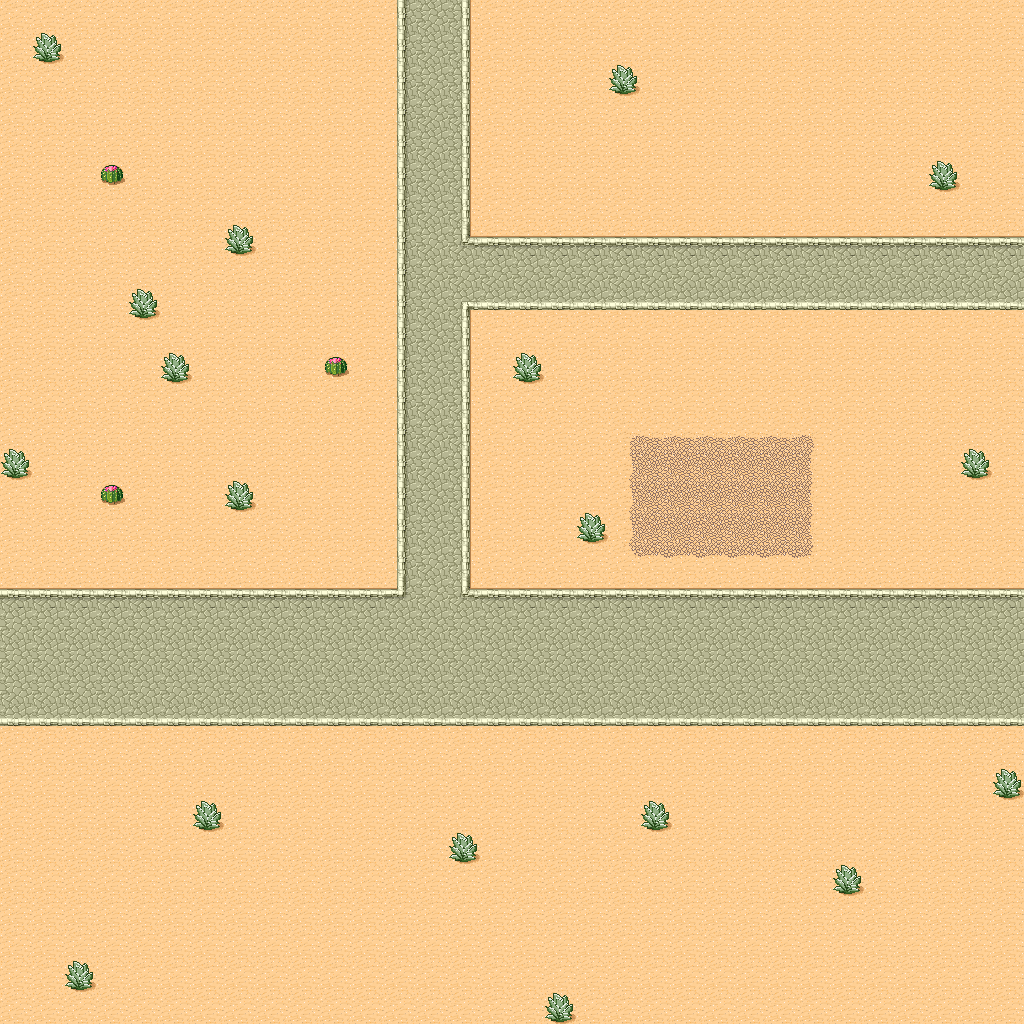

The image is a tile-based game level rendered from a .tmx file. Its description and source (layers, tilesets, objects; grid data summarised) follow:
An orthogonal 32x32 tile map with 32x32 px tiles, 2 tile layers (Tile Layer 1, Tile Layer 2) and 3 objects (3x Sign).

<map version="1.0" tiledversion="1.0.3" orientation="orthogonal" renderorder="right-down" width="32" height="32" tilewidth="32" tileheight="32" nextobjectid="90">
 <tileset firstgid="1" name="tmw_desert_spacing" tilewidth="32" tileheight="32" spacing="1" margin="1" tilecount="48" columns="8">
 <image source="../assets/maps/betamap-tilesheet.png" width="265" height="199" />
 </tileset>
 <layer name="Tile Layer 1" width="32" height="32">
  <data>[1024 cells, 1024 non-empty, 19 distinct tile ids]</data>
 </layer>
 <layer name="Tile Layer 2" width="32" height="32">
  <data>[1024 cells, 3 non-empty, 1 distinct tile ids]</data>
 </layer>
 <objectgroup name="Object Layer 1">
  <object id="87" name="Sign North" type="Sign" gid="46" x="352" y="576" width="32" height="32" />
  <object id="88" name="Sign West" type="Sign" gid="46" x="0" y="576" width="32" height="32" />
  <object id="89" name="Sign East" type="Sign" gid="2147483694" x="992" y="576" width="32" height="32" />
 </objectgroup>
</map>
